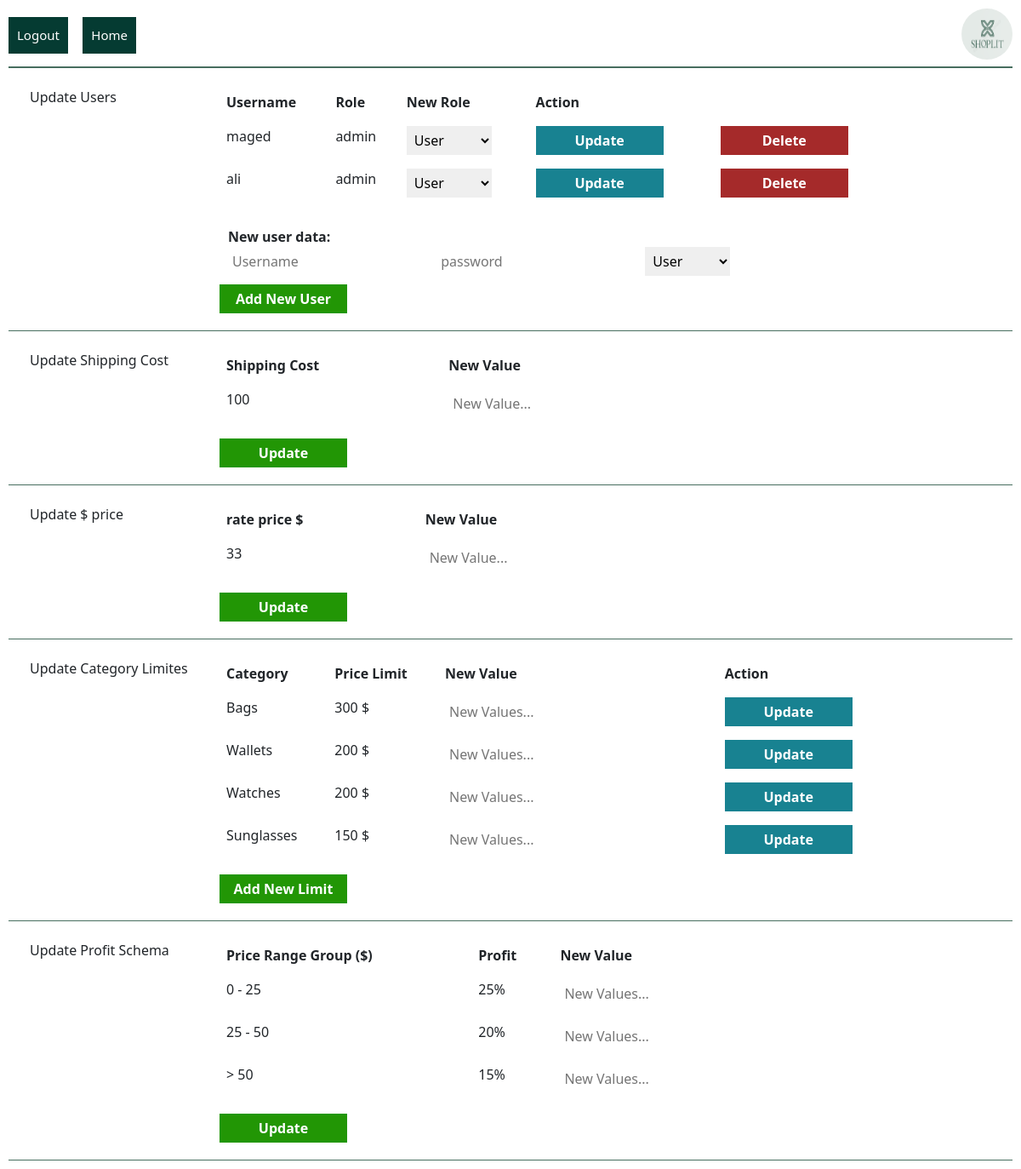
The page /WEB/settings.php on the database its author committed.
### tables this page shows
CREATE TABLE "Users" (
	"id"	INTEGER NOT NULL DEFAULT 10,
	"user_name"	TEXT NOT NULL,
	"password"	TEXT NOT NULL,
	"role"	TEXT NOT NULL,
	PRIMARY KEY("id" AUTOINCREMENT)
);

CREATE TABLE "cost" (
	"id"	INTEGER NOT NULL DEFAULT 10,
	"usd_rate"	REAL,
	"shipping_cost"	REAL,
	PRIMARY KEY("id")
);

CREATE TABLE "price_category_limites" (
	"category"	TEXT NOT NULL,
	"Max Price"	INTEGER NOT NULL,
	PRIMARY KEY("category")
);

### WEB/settings.php (the view, shortened to what this page needs)
<?php
    $pdo = new PDO('sqlite:../DB/SHOPLIT.db');
    $stat = $pdo->query("SELECT * FROM users");
    $users = $stat->fetchAll();
    $pdo = new PDO('sqlite:../DB/SHOPLIT.db');
    $stat = $pdo->query("SELECT * FROM cost ");
    $cost = $stat->fetchAll();
    $pdo = new PDO('sqlite:../DB/SHOPLIT.db');
    $stat = $pdo->query("SELECT * FROM price_category_limites ");
    $limits = $stat->fetchAll();
?>
<!DOCTYPE html>
<html lang="en">
<head>
    <link rel="stylesheet" href="css/admin.css">
    <link rel="stylesheet" href="css/settings.css">
    <link href="https://cdn.jsdelivr.net/npm/bootstrap@5.0.2/dist/css/bootstrap.min.css" rel="stylesheet">
</head>
<body>
    <div class="header">
        <div class="logout">
            <form action="login.php">
                <input type="submit" value="Logout">
            </form>
            <form action="admin-home.php">
                <input type="submit" value="Home">
            </form>
        </div>
        <div class="logo"><img src="img/logo.png" width="60px" height="60px"></div>
    </div>
    <div class="SettingCard">
        <div class="SettingTitle">
            <h6>Update Users</h6>
        </div>
        <div class="SettingBox">
                <table class="table table-borderless">
                    <th>Username</th>
                    <th>Role</th>
                    <th>New Role</th>
                    <th>Action</th>
                    <th></th>
                    <?php foreach($users as $user){?>
                    <tr>
                        <td><?php echo $user['user_name'];?></td>
                        <td><?php echo $user['role'];?></td>
                        <form action="controller/update_user.php?id=<?php echo $user['id'];?>" method="POST">
                            <td>
                                <select name="Role" id="Role" style="border: none; padding: 5px; width: 100px;">
                                    <option value="user">User</option>
                                </select>
                            </td>
                            <td>
                                <input type="submit" value="Update" style="background-color: rgb(24, 130, 145);">
                            </td>
                        </form>
                        <td>
                            <form action="controller/delete_user.php?id=<?php echo $user['id'];?>" method="POST" onclick="myalert()">
                                <input type="submit" value="Delete" style="background-color: brown;">
                            </form>
                        </td>
                    </tr>
                    <?php }?>
                </table>
                <form action="controller/add_user.php" method="POST">
                    <div class="form-data" style="padding:10px">
                        <label style="font-weight:bold;"> New user data: </label><br>
                        <input type="text" name="name" placeholder="Username">
                        <input type="text" name="pass" placeholder="password">
                        <select name="Role" style="border: none; padding: 5px; width: 100px;">
                            <option value="user">User</option>
                        </select>
                    </div>
                    <input type="submit" value="Add New User">
                </form>
        </div>
    </div>
    <div class="SettingCard">
        <div class="SettingTitle">
            <h6>Update Shipping Cost</h6>
        </div>
        <div class="SettingBox">
            <form action="controller/update_cost.php" method="post">
                <table class="table table-borderless">
                    <th>Shipping Cost</th>
                    <th>New Value</th>
                    <tr>
                        <td><?php echo ($cost[0]['shipping_cost']) ;?></td>
                        <td><input type="text" placeholder="New Value..." name = 'shipping_cost'></td>
                    </tr>
                </table>
                <input type="submit" value="Update">
            </form>
        </div>
    </div>
    <div class="SettingCard">
        <div class="SettingTitle">
            <h6>Update $ price</h6>
        </div>
        <div class="SettingBox">
            <form action="controller/update_rate.php" method="post">
                <table class="table table-borderless">
                    <th>rate price $</th>
                    <th>New Value</th>
                    <tr>
                        <td><?php echo ($cost[0]['usd_rate']) ;?></td>
                        <td><input type="text" placeholder="New Value..." name = 'rate'></td>
                    </tr>
                </table>
                <input type="submit" value="Update">
            </form>
        </div>
    </div>
    <div class="SettingCard">
        <div class="SettingTitle">
            <h6>Update Category Limites</h6>
        </div>
        <div class="SettingBox">
            <table class="table table-borderless">
                <th>Category</th>
                <th>Price Limit</th>
                <th>New Value</th>
                <th>Action</th>
                <?php foreach($limits as $limit){ ?>
                    <tr>
                        <td><?php echo $limit['category'];?></td>
                        <td><?php echo $limit['Max Price'].' $';?></td>
                        <form action="controller/update_limit.php?id=<?php echo $limit['category'];?>" method="POST">
                            <td>
                                <input type="text" placeholder="New Values..." name='limit'>
                            </td>
                            <td>
                                <input type="submit" value="Update" style="background-color: rgb(24, 130, 145);">
                            </td>
                        </form>
                    </tr>
                <?php }?>
            </table>
            <input type="submit" value="Add New Limit">
        </div>
    </div>
    <div class="SettingCard">
        <div class="SettingTitle">
            <h6>Update Profit Schema</h6>
        </div>
        <div class="SettingBox">
            <form action="#">
                <table class="table table-borderless">
                    <th>Price Range Group ($)</th>
                    <th>Profit</th>
                    <th>New Value</th>
                    <tr>
                        <td>0 - 25</td>
                        <td>25%</td>
                        <td><input type="text" placeholder="New Values..."></td>
                    </tr>
                    <tr>
                        <td>25 - 50</td>
                        <td>20%</td>
                        <td><input type="text" placeholder="New Values..."></td>
                    </tr>
                    <tr>
                        <td>> 50</td>
                        <td>15%</td>
                        <td><input type="text" placeholder="New Values..."></td>
                    </tr>
                </table>
                <input type="submit" value="Update">
            </form>
        </div>
    </body>
<html>

### WEB/css/admin.css (style rules this page uses)
body { font-family: 'Segoe UI', Tahoma, Geneva, Verdana, sans-serif; }
.header { border-bottom:2px solid #476e5f; width: 100%; height: 70px; margin :0; padding :0; display: flex; justify-content: space-between; }
.logout { display: flex; justify-content: space-between; width: 150px; }
.logout input { padding: 10px; margin-top: 10px; background-color: rgb(5, 59, 50); border: #476e5f ; font-size: 15px; color: white; }
.logo img { margin-left: 500px; border-radius: 50%; }

### WEB/css/settings.css (style rules this page uses)
body { font-family:'Segoe UI', Tahoma, Geneva, Verdana, sans-serif; padding: 10px; }
.SettingCard { width: 100%; height: auto; display: flex; border-bottom: 1px solid #476e5f; padding: 20px; }
.SettingTitle { width: 20%; height: auto; padding: 5px; }
.SettingBox { width: 70%; height: auto; }
.SettingBox input[type='text'] { border: none; padding: 5px; }
.SettingBox input[type='submit'] { background-color: rgb(34, 150, 5); border: none; padding: 5px; width: 150px; color: white; font-weight: 600; }

### rows shown on the page
users: user_name "maged", role "admin"
users: user_name "ali", role "admin"
cost: shipping_cost "100", usd_rate "33"
price_category_limites: category "Bags", Max Price "300"
price_category_limites: category "Wallets", Max Price "200"
price_category_limites: category "Watches", Max Price "200"
price_category_limites: category "Sunglasses", Max Price "150"
